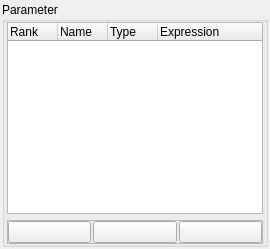
                  <widget class="QWidget" name="tab_contour">
                   <property name="enabled">
                    <bool>true</bool>
                   </property>
                   <attribute name="title">
                    <string>Contour viewer</string>
                   </attribute>
                   <layout class="QHBoxLayout" name="horizontalLayout_11" stretch="3">
                    <property name="leftMargin">
                     <number>2</number>
                    </property>
                    <property name="topMargin">
                     <number>2</number>
                    </property>
                    <property name="rightMargin">
                     <number>2</number>
                    </property>
                    <property name="bottomMargin">
                     <number>2</number>
                    </property>
                    <item>
                     <widget class="QGroupBox" name="groupBox_param">
                      <property name="enabled">
                       <bool>true</bool>
                      </property>
                      <property name="sizePolicy">
                       <sizepolicy hsizetype="Expanding" vsizetype="Preferred">
                        <horstretch>0</horstretch>
                        <verstretch>0</verstretch>
                       </sizepolicy>
                      </property>
                      <property name="minimumSize">
                       <size>
                        <width>0</width>
                        <height>0</height>
                       </size>
                      </property>
                      <property name="maximumSize">
                       <size>
                        <width>16777215</width>
                        <height>16777215</height>
                       </size>
                      </property>
                      <property name="font">
                       <font>
                        <weight>50</weight>
                        <bold>false</bold>
                       </font>
                      </property>
                      <property name="layoutDirection">
                       <enum>Qt::LeftToRight</enum>
                      </property>
                      <property name="autoFillBackground">
                       <bool>false</bool>
                      </property>
                      <property name="title">
                       <string>Parameter</string>
                      </property>
                      <layout class="QVBoxLayout" name="verticalLayout_3" stretch="2,1">
                       <property name="sizeConstraint">
                        <enum>QLayout::SetDefaultConstraint</enum>
                       </property>
                       <property name="leftMargin">
                        <number>2</number>
                       </property>
                       <property name="topMargin">
                        <number>0</number>
                       </property>
                       <property name="rightMargin">
                        <number>2</number>
                       </property>
                       <property name="bottomMargin">
                        <number>0</number>
                       </property>
                       <item>
                        <widget class="QTreeWidget" name="treeWidget_parameters">
                         <property name="enabled">
                          <bool>true</bool>
                         </property>
                         <property name="sizePolicy">
                          <sizepolicy hsizetype="Preferred" vsizetype="Preferred">
                           <horstretch>0</horstretch>
                           <verstretch>0</verstretch>
                          </sizepolicy>
                         </property>
                         <property name="minimumSize">
                          <size>
                           <width>150</width>
                           <height>50</height>
                          </size>
                         </property>
                         <property name="maximumSize">
                          <size>
                           <width>999999</width>
                           <height>999999</height>
                          </size>
                         </property>
                         <attribute name="headerDefaultSectionSize">
                          <number>50</number>
                         </attribute>
                         <attribute name="headerStretchLastSection">
                          <bool>true</bool>
                         </attribute>
                         <column>
                          <property name="text">
                           <string>Rank</string>
                          </property>
                         </column>
                         <column>
                          <property name="text">
                           <string>Name</string>
                          </property>
                         </column>
                         <column>
                          <property name="text">
                           <string>Type</string>
                          </property>
                         </column>
                         <column>
                          <property name="text">
                           <string>Expression</string>
                          </property>
                         </column>
                        </widget>
                       </item>
                       <item>
                        <widget class="QFrame" name="frame_3">
                         <property name="sizePolicy">
                          <sizepolicy hsizetype="Preferred" vsizetype="Fixed">
                           <horstretch>0</horstretch>
                           <verstretch>0</verstretch>
                          </sizepolicy>
                         </property>
                         <property name="frameShape">
                          <enum>QFrame::StyledPanel</enum>
                         </property>
                         <property name="frameShadow">
                          <enum>QFrame::Raised</enum>
                         </property>
                         <layout class="QHBoxLayout" name="horizontalLayout_2">
                          <property name="spacing">
                           <number>2</number>
                          </property>
                          <property name="leftMargin">
                           <number>0</number>
                          </property>
                          <property name="topMargin">
                           <number>0</number>
                          </property>
                          <property name="rightMargin">
                           <number>0</number>
                          </property>
                          <property name="bottomMargin">
                           <number>0</number>
                          </property>
                          <item>
                           <widget class="QPushButton" name="pushButton_param_add">
                            <property name="toolTip">
                             <string>Add virtual parameter</string>
                            </property>
                            <property name="text">
                             <string/>
                            </property>
                            <property name="icon">
                             <iconset>
                              <normaloff>:/plugins/PostTelemac/icons/Add_48x48.png</normaloff>:/plugins/PostTelemac/icons/Add_48x48.png</iconset>
                            </property>
                           </widget>
                          </item>
                          <item>
                           <widget class="QPushButton" name="pushButton_param_edit">
                            <property name="toolTip">
                             <string>Edit virtual parameter</string>
                            </property>
                            <property name="text">
                             <string/>
                            </property>
                            <property name="icon">
                             <iconset>
                              <normaloff>:/plugins/PostTelemac/icons/Settings_48x48.png</normaloff>:/plugins/PostTelemac/icons/Settings_48x48.png</iconset>
                            </property>
                           </widget>
                          </item>
                          <item>
                           <widget class="QPushButton" name="pushButton_param_delete">
                            <property name="toolTip">
                             <string>Delete virtual parameter</string>
                            </property>
                            <property name="text">
                             <string/>
                            </property>
                            <property name="icon">
                             <iconset>
                              <normaloff>:/plugins/PostTelemac/icons/Delete_48x48.png</normaloff>:/plugins/PostTelemac/icons/Delete_48x48.png</iconset>
                            </property>
                           </widget>
                          </item>
                         </layout>
                        </widget>
                       </item>
                      </layout>
                     </widget>
                    </item>
                   </layout>
                  </widget>
